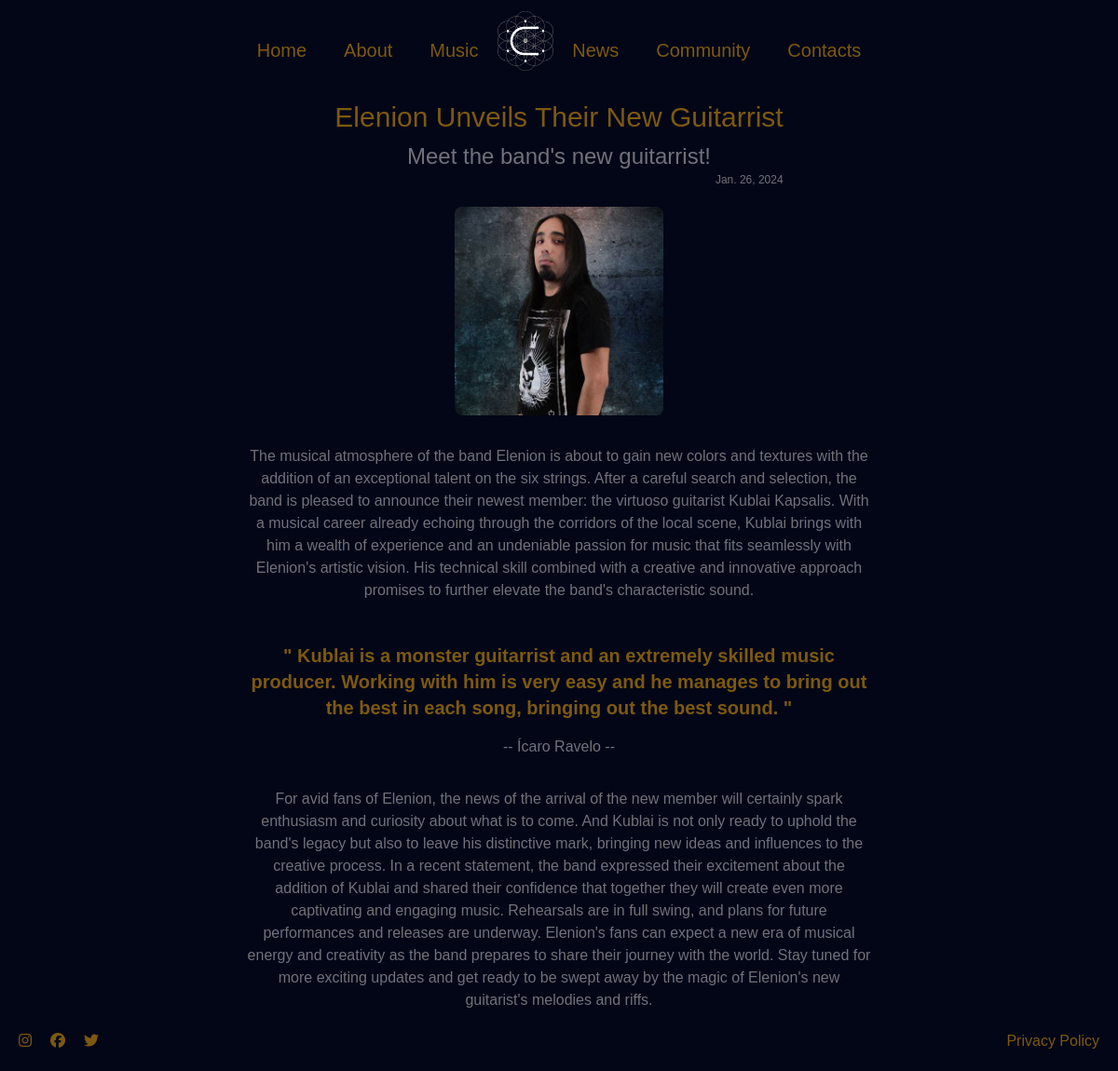
/news/elenion-unveils-their-new-guitarrist/, run on the app's committed database.
### core/models.py (models this page shows, shortened)
class New(models.Model):
    title = models.CharField(max_length=500)
    subtitle = models.TextField(null=True, blank=True)
    first_description = models.TextField(null=True, blank=True)
    second_description = models.TextField(null=True, blank=True)
    testimonial = models.TextField(null=True, blank=True)
    testimonial_by = models.TextField(null=True, blank=True)
    thumbnail = models.ImageField(null=True)
    created_at = models.DateField(auto_now_add=True)
    original_released_date = models.DateField(null=True)
    original_post = models.URLField(null=True, blank=True)
    video_url = models.URLField(null=True, blank=True)
    slug = AutoSlugField(populate_from='title', slugify=generate_slug)

### core/views.py (the view)
# urls.py: path('news/<slug>/', views.individual_new, name='individual_new'),
def individual_new(request, slug):
    new = get_object_or_404(New, slug=slug)
    context = {'new': new}
    return render(request, 'pages/individual_new.html', context)

### core/templates/pages/individual_new.html
{% extends "base.html" %}
{% load static %}
{% block content %}
<section class="text-zinc-500 snap-center">
    <div class="flex flex-col justify-center items-center">
        <div class="flex justify-center items-center text-center">
            <div class="space-y-5">
                <div class="mt-5">
                    <h2 class="text-3xl text-[#F7AB0A]/50">{{ new.title }}</h2>
                    <h3 class="text-2xl mt-2">{{ new.subtitle }}</h3>
                    <p class="flex justify-end text-[12px] mr-6 md:mr-0">{{ new.created_at }}</p>
                </div>
                <img
                    src="{{ new.thumbnail.url }}"
                    alt="{{ new.title }}"
                    class="w-56 mx-auto rounded-lg"
                >
                </div>
        </div>
        <div class="w-80 md:w-[42rem] mt-8 text-base text-center">
            <p>{{ new.first_description }}</p>
        </div>
        <div class="w-80 md:w-[42rem] mt-10 text-center">
            <p class="font-bold text-xl text-[#F7AB0A]/50 mt-1 mb-4">" {{ new.testimonial }} "</p>
            <span> -- {{ new.testimonial_by }} -- </span>
        </div>
        <div class="w-80 md:w-[42rem] mt-8 text-base text-center">
            <p>{{ new.second_description }}</p>
        </div>
    </div>
</section>
{% endblock %}

### data on the page
New: title "Elenion Unveils Their New Guitarrist", subtitle "Meet the band's new guitarrist!", created_at "Jan. 26, 2024", thumbnail (picture), first_description "The musical atmosphere of the band Elenion is about to gain new colors and textures with the addition of an exceptional talent on the six strings. After a careful search and selection, the band is pleased to announce their newest member: the virtuoso guitarist Kublai Kapsalis. With a musical career already echoing through the corridors of the local scene, Kublai brings with him a wealth of experience and an undeniable passion for music that fits seamlessly with Elenion's artistic vision. His technical skill combined with a creative and innovative approach promises to further elevate the band's characteristic sound.", testimonial "Kublai is a monster guitarrist and an extremely skilled music producer. Working with him is very easy and he manages to bring out the best in each song, bringing out the best sound.", testimonial_by "Ícaro Ravelo", second_description "For avid fans of Elenion, the news of the arrival of the new member will certainly spark enthusiasm and curiosity about what is to come. And Kublai is not only ready to uphold the band's legacy but also to leave his distinctive mark, bringing new ideas and influences to the creative process. In a recent statement, the band expressed their excitement about the addition of Kublai and shared their confidence that together they will create even more captivating and engaging music. Rehearsals are in full swing, and plans for future performances and releases are underway. Elenion's fans can expect a new era of musical energy and creativity as the band prepares to share their journey with the…"
